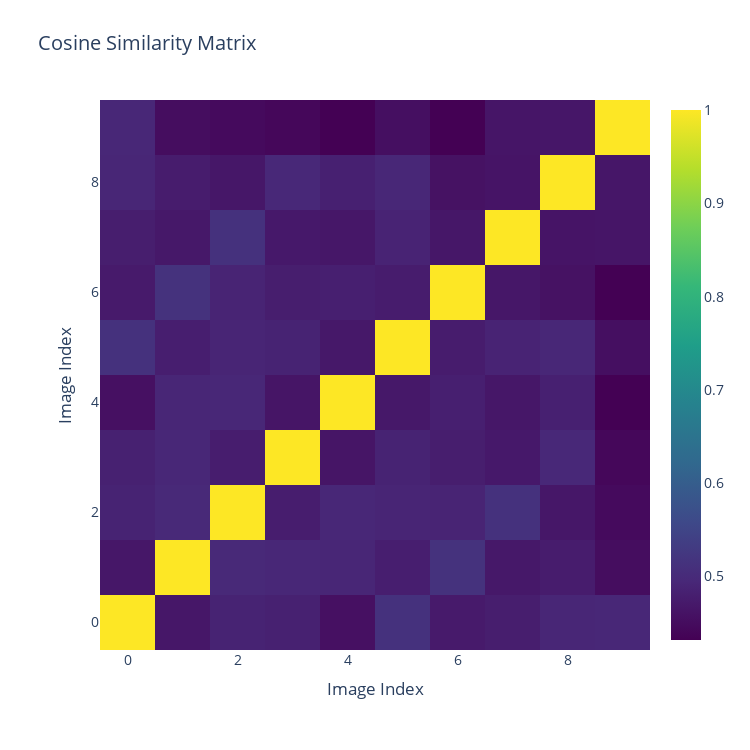

This figure's notebook cell:
### Code cell
import plotly.graph_objects as go

fig = go.Figure(data=go.Heatmap(z=cosine_sim_matrix, colorscale='Viridis'))

fig.update_layout(
    title="Cosine Similarity Matrix",
    xaxis_title="Image Index",
    yaxis_title="Image Index",
    font=dict(size=14),
    width=750,
    height=750,
    margin=dict(t=100, r=100, b=100, l=100),
)

fig.show()

### Figure 1 — Plotly figure (JSON) as saved in the notebook; plotly's stock layout.template omitted (floating-point values rounded to 4 significant figures)
{"data": [{"colorscale": [[0, "#440154"], [0.1111, "#482878"], [0.2222, "#3e4989"], [0.3333, "#31688e"], [0.4444, "#26828e"], [0.5556, "#1f9e89"], [0.6667, "#35b779"], [0.7778, "#6ece58"], [0.8889, "#b5de2b"], [1, "#fde725"]], "type": "heatmap", "z": [[1.0, 0.4676, 0.4867, 0.4836, 0.4557, 0.5122, 0.4723, 0.4784, 0.4913, 0.4935], [0.4676, 1.0, 0.4968, 0.4941, 0.492, 0.4791, 0.515, 0.4686, 0.4754, 0.4514], [0.4867, 0.4968, 1.0, 0.4774, 0.4934, 0.4895, 0.4881, 0.5129, 0.4674, 0.4473], [0.4836, 0.4941, 0.4774, 1.0, 0.4644, 0.4866, 0.4783, 0.4699, 0.4951, 0.4417], [0.4557, 0.492, 0.4934, 0.4644, 1.0, 0.4688, 0.4806, 0.4678, 0.4822, 0.4319], [0.5122, 0.4791, 0.4895, 0.4866, 0.4688, 1.0, 0.4761, 0.4874, 0.4934, 0.4539], [0.4723, 0.515, 0.4881, 0.4783, 0.4806, 0.4761, 1.0, 0.4676, 0.4591, 0.4325], [0.4784, 0.4686, 0.5129, 0.4699, 0.4678, 0.4874, 0.4676, 1.0, 0.463, 0.4649], [0.4913, 0.4754, 0.4674, 0.4951, 0.4822, 0.4934, 0.4591, 0.463, 1.0, 0.4666], [0.4935, 0.4514, 0.4473, 0.4417, 0.4319, 0.4539, 0.4325, 0.4649, 0.4666, 1.0]]}], "layout": {"font": {"size": 14}, "height": 750, "margin": {"b": 100, "l": 100, "r": 100, "t": 100}, "title": {"text": "Cosine Similarity Matrix"}, "width": 750, "xaxis": {"title": {"text": "Image Index"}}, "yaxis": {"title": {"text": "Image Index"}}}}
